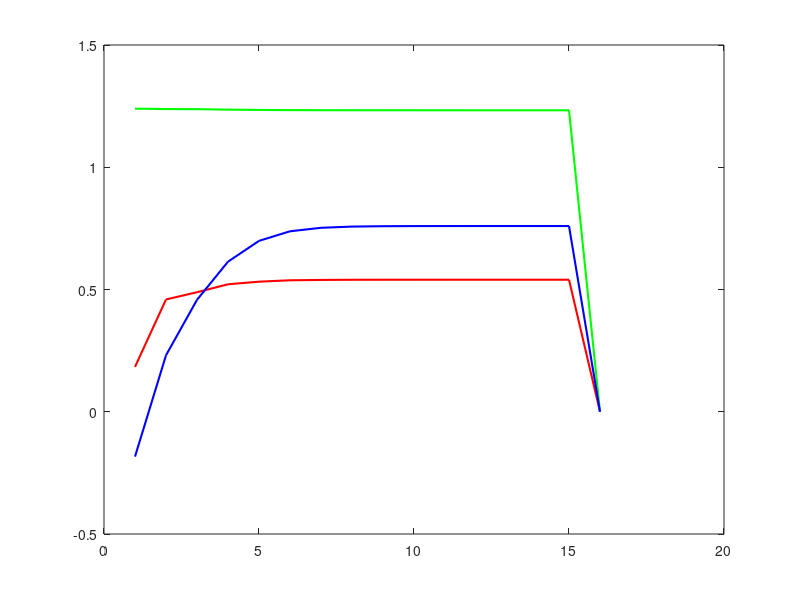

Here is the MATLAB script that generated this plot: (Note: this script raises an error after producing the figure.)
% Parameters
N = 100; % Number of samples
sigma2 = 0.5; % Variance of noise e(t)

% True parameters (for simulation)
true_a = 0.5; 
true_b = 1.2;
true_c = 0.8;

% Generate input u(t) and noise e(t)
u = randn(N, 1); % Random input signal
e = sqrt(sigma2) * randn(N, 1); % White Gaussian noise with N(0, sigma2)

% Initialize system output y(t)
y = zeros(N, 1);

% Simulate the system: y(t) + a*y(t-1) = b*u(t-1) + e(t) + c*e(t-1)
for t = 2:N
    y(t) = -true_a * y(t-1) + true_b * u(t-1) + true_c * e(t-1) + e(t);
end

% Extended Least Squares (ELS) initialization
theta_hat = zeros(3, 1); % Initial parameter estimates [a, b, c]
phi = zeros(3, 1); % Regression vector
max_iter = 50; % Maximum number of iterations
tol = 1e-6; % Convergence tolerance

% Storage for tracking parameter estimates
theta_history = zeros(3, max_iter);

% Extended Least Squares Iterative Algorithm
for iter = 1:max_iter
    Phi = []; % Design matrix
    Y = [];   % Output vector
    
    % Construct the regression model based on current parameter estimates
    for t = 2:N
        % Estimate e(t-1) using current parameters
        if t > 2
            e_prev_est = y(t-1) - (-theta_hat(1)*y(t-2) + theta_hat(2)*u(t-2) + theta_hat(3)*e(t-2));
        else
            e_prev_est = 0; % No estimate for e(t-1) at the start
        end
        
        % Form the regression vector
        phi = [-y(t-1); u(t-1); e_prev_est];
        
        % Update the design matrix and output vector
        Phi = [Phi; phi'];
        Y = [Y; y(t)];
    end
    
    % Solve for the new parameter estimates using least squares
    theta_new = (Phi' * Phi) \ (Phi' * Y);
    
    % Check for convergence
    if norm(theta_new - theta_hat) < tol
        break;
    end
    
    % Update the parameter estimates
    theta_hat = theta_new;
    theta_history(:, iter) = theta_hat;
end

% Trim unused iterations
theta_history = theta_history(:, 1:iter);

% Plot the results
figure;
plot(1:iter, theta_history(1, :), 'r', 'LineWidth', 1.5); hold on;
plot(1:iter, theta_history(2, :), 'g', 'LineWidth', 1.5);
plot(1:iter, theta_history(3, :), 'b', 'LineWidth', 1.5);
yline(true_a, '--r', 'True a');
yline(true_b, '--g', 'True b');
yline(true_c, '--b', 'True c');
xlabel('Iteration');
ylabel('Parameter estimate');
legend('a estimate', 'b estimate', 'c estimate', 'Location', 'Best');
title('Parameter Estimation using Extended Least Squares (ELS)');
grid on;
